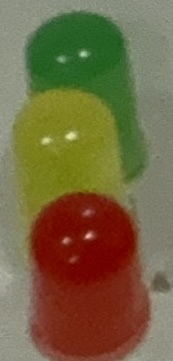
#> input picture py_model/model/opencv/label/off/e148961b-IMG_3134_3.jpg, 173 x 361 px; its folder holds only this picture in this run
$ jupyter execute --allow-errors LED_Model_Combination_Preprocessing.ipynb
#> lines starting #> are read from the running program, lines starting #| are printed output that depends on the picture; after the words box and inside, x2 and y2 are one past the last pixel; in counts of white or black regions, pixels touching at a corner belong together
#> in create_led_csv_dataset, image is the input picture: shape (361, 173, 3); mean B, G, R 65.9, 102.1, 116.5
## 라이브러리 불러오기

[cell 1]
import os
import cv2
import numpy as np
import pandas as pd
import matplotlib.pyplot as plt
import seaborn as sns
from sklearn.model_selection import train_test_split
from sklearn.tree import DecisionTreeClassifier
from sklearn.ensemble import RandomForestClassifier
from sklearn.metrics import classification_report, confusion_matrix, accuracy_score, f1_score
from itertools import permutations, combinations
from tqdm import tqdm
import warnings
import time
import random
warnings.filterwarnings('ignore')

plt.rcParams['font.family'] = 'DejaVu Sans'
plt.rcParams['axes.unicode_minus'] = False

## 전처리 함수 정의

[cell 2]
def preprocess_none(img):
    return cv2.resize(img, (100, 100))

# [26 lines left out: functions preprocess_clahe, preprocess_gamma, preprocess_hsv_boost, preprocess_sharpen, not called in this run]

def preprocess_gaussian_blur(img):
    img = cv2.resize(img, (100, 100))
    return cv2.GaussianBlur(img, (5, 5), 0.5)  # sigma를 1에서 0.5로 변경

# [11 lines left out: function preprocess_circle_detect, not called in this run]

## 특징 추출 함수

[cell 3]
def extract_features(image):
    """LED 특화 확장된 특징 추출 (기존 14개 + 추가 특징들)"""
    gray = cv2.cvtColor(image, cv2.COLOR_BGR2GRAY)
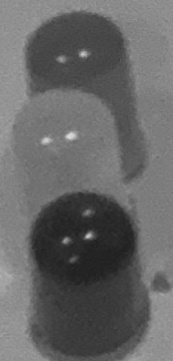
#> gray: shape (361, 173); min 30, max 221, mean 102.3
    hsv = cv2.cvtColor(image, cv2.COLOR_BGR2HSV)
#> hsv: shape (361, 173, 3); mean H, S, V 28.6, 127.6, 125.7
    lab = cv2.cvtColor(image, cv2.COLOR_BGR2LAB)
#> lab: shape (361, 173, 3); mean of channels 0, 1, 2 114.9, 129.2, 152.3

    features = []

    # === 기존 14개 특징 (호환성 유지) ===
    # 밝기 관련 특징 (3개)
    avg_brightness = np.mean(gray)
#> avg_brightness = 102.3
    max_brightness = np.max(gray)
#> max_brightness = 221
    std_brightness = np.std(gray)
#> std_brightness = 34.84
    features.extend([avg_brightness, max_brightness, std_brightness])

    # RGB 평균값 (3개)
    avg_b, avg_g, avg_r = cv2.mean(image)[:3]
#> avg_b = 65.89; avg_g = 102.1; avg_r = 116.5
    features.extend([avg_r, avg_g, avg_b])

    # 색상 비율 계산 (3개)
    def mask_ratio(hsv_img, lower, upper):
#> called with lower = (40, 50, 50), upper = (85, 255, 255)
        mask = cv2.inRange(hsv_img, lower, upper)
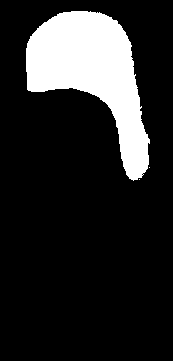
#> mask: shape (361, 173); 16.2% white; 3 white regions (2 under 20 px), largest, box (x1, y1, x2, y2) and area: (26, 11, 150, 181) 10131
        return np.count_nonzero(mask) / (mask.size + 1e-6)

    green_ratio = mask_ratio(hsv, (40, 50, 50), (85, 255, 255))
#> green_ratio = 0.162
    yellow_ratio = mask_ratio(hsv, (20, 50, 50), (35, 255, 255))
#> call 2 of mask_ratio, with lower = (20, 50, 50), upper = (35, 255, 255)
#> in mask_ratio (call 2), `mask = cv2.inRange(hsv_img, lower, upper)`:
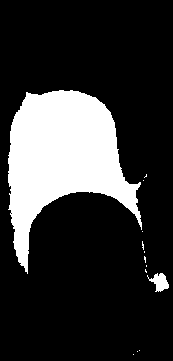
#> mask: shape (361, 173); 20.5% white; 13 white regions (11 under 20 px), largest, box (x1, y1, x2, y2) and area: (8, 90, 142, 274) 12551, (147, 273, 169, 292) 226
#> yellow_ratio = 0.205
    red_ratio = (
        mask_ratio(hsv, (0, 50, 50), (10, 255, 255)) +
        mask_ratio(hsv, (160, 50, 50), (180, 255, 255))
    )
#> call 3 of mask_ratio, with lower = (0, 50, 50), upper = (10, 255, 255)
#> in mask_ratio (call 3), `mask = cv2.inRange(hsv_img, lower, upper)`:
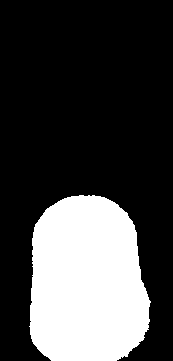
#> mask: shape (361, 173); 27% white; 1 white region, box (x1, y1, x2, y2) and area: (29, 195, 151, 361) 16886
#> in mask_ratio (call 4), `mask = cv2.inRange(hsv_img, lower, upper)`: mask: shape (361, 173); every value is 0
#> red_ratio = 0.27
    features.extend([green_ratio, yellow_ratio, red_ratio])

    # 엣지 관련 특징 (2개)
    edges = cv2.Canny(gray, 100, 200)
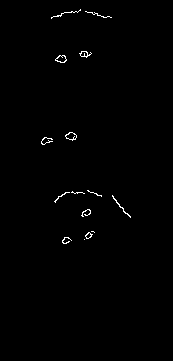
#> edges: shape (361, 173); 0.62% white in thin lines or dots, all inside (x1, y1, x2, y2) = (41, 9, 131, 244)
    edge_count = np.count_nonzero(edges)
#> edge_count = 390
    contours, _ = cv2.findContours(edges, cv2.RETR_EXTERNAL, cv2.CHAIN_APPROX_SIMPLE)
#> contours = 15 contours, 11 with area under 20; largest, box (x1, y1, x2, y2) and area: (65, 132, 77, 141) 60, (55, 55, 67, 63) 56, (79, 51, 92, 58) 36, (85, 232, 93, 239) 26
    contour_area = sum(cv2.contourArea(c) for c in contours)
#> contour_area = 236.5
    features.extend([edge_count, contour_area])

    # HSV 평균값 (3개)
    hue_mean = np.mean(hsv[:, :, 0])
#> hue_mean = 28.6
    saturation_mean = np.mean(hsv[:, :, 1])
#> saturation_mean = 127.6
    value_mean = np.mean(hsv[:, :, 2])
#> value_mean = 125.7
    features.extend([hue_mean, saturation_mean, value_mean])

    # === LED 특화 추가 특징들 ===

    # 밝기 분포 특징 (4개)
    min_brightness = np.min(gray)
#> min_brightness = 30
    brightness_range = max_brightness - min_brightness
#> brightness_range = 191
    brightness_median = np.median(gray)
#> brightness_median = 115
    features.extend([min_brightness, brightness_range, brightness_median])

    # RGB 최대값 및 비율 (6개)
    max_red = np.max(image[:,:,2])
#> max_red = 246
    max_green = np.max(image[:,:,1])
#> max_green = 231
    max_blue = np.max(image[:,:,0])
#> max_blue = 173
    rgb_dominance = np.argmax([avg_r, avg_g, avg_b])  # 0=R, 1=G, 2=B
#> rgb_dominance = 0
    rg_ratio = avg_r / (avg_g + 1e-6)
#> rg_ratio = 1.14
    rb_ratio = avg_r / (avg_b + 1e-6)
#> rb_ratio = 1.77
    features.extend([max_red, max_green, max_blue, rgb_dominance, rg_ratio, rb_ratio])

    # HSV 확장 특징 (3개)
    hue_std = np.std(hsv[:, :, 0])
#> hue_std = 17.29
    saturation_std = np.std(hsv[:, :, 1])
#> saturation_std = 80.49
    saturation_max = np.max(hsv[:, :, 1])
#> saturation_max = 255
    features.extend([hue_std, saturation_std, saturation_max])

    # 색상 마스킹 확장 (3개)
    bright_pixel_ratio = mask_ratio(hsv, (0, 0, 200), (180, 255, 255))
#> in mask_ratio (call 5), `mask = cv2.inRange(hsv_img, lower, upper)`:
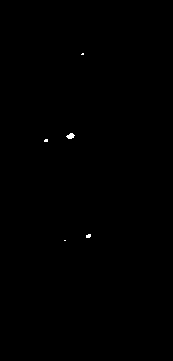
#> mask: shape (361, 173); 0.11% white; 5 white regions (4 under 20 px), largest, box (x1, y1, x2, y2) and area: (66, 133, 75, 139) 35
#> bright_pixel_ratio = 0.00112
    dark_pixel_ratio = mask_ratio(hsv, (0, 0, 0), (180, 255, 50))
#> dark_pixel_ratio = 0
    high_sat_ratio = mask_ratio(hsv, (0, 150, 50), (180, 255, 255))
#> in mask_ratio (call 7), `mask = cv2.inRange(hsv_img, lower, upper)`:
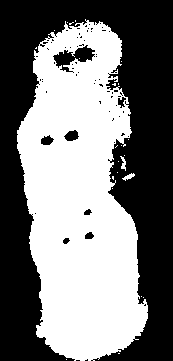
#> mask: shape (361, 173); 48.4% white; 24 white regions (21 under 20 px), largest, box (x1, y1, x2, y2) and area: (17, 19, 148, 361) 30059, (122, 173, 135, 181) 47, (120, 156, 126, 171) 46
#> high_sat_ratio = 0.484
    features.extend([bright_pixel_ratio, dark_pixel_ratio, high_sat_ratio])

    # LED 중심/가장자리 특징 (4개)
    h, w = gray.shape
#> h = 361; w = 173
    center = gray[h//4:3*h//4, w//4:3*w//4]
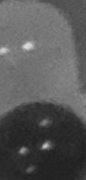
#> center: shape (180, 86); min 30, max 221, mean 87.1
    edge_region = np.concatenate([gray[:h//4, :].flatten(), gray[3*h//4:, :].flatten(),
                                 gray[:, :w//4].flatten(), gray[:, 3*w//4:].flatten()])

    center_brightness = np.mean(center)
#> center_brightness = 87.07
    edge_brightness = np.mean(edge_region)
#> edge_brightness = 112.3
    center_edge_ratio = center_brightness / (edge_brightness + 1e-6)
#> center_edge_ratio = 0.775
    features.extend([center_brightness, edge_brightness, center_edge_ratio])

    # 핫스팟 감지 (2개)
    hotspot_mask = gray > (np.max(gray) * 0.8)
#> hotspot_mask: shape (361, 173) bool; 0.14% white; 5 white regions (3 under 20 px), largest, box (x1, y1, x2, y2) and area: (66, 132, 76, 139) 45, (43, 138, 50, 143) 26
    hotspot_count = np.count_nonzero(hotspot_mask)
#> hotspot_count = 86
    hotspot_ratio = hotspot_count / (gray.size + 1e-6)
#> hotspot_ratio = 0.00138
    features.extend([hotspot_count, hotspot_ratio])

    # 색상 균일성 (1개)
    color_uniformity = 1.0 / (1.0 + np.std(hsv[:,:,0]) + np.std(hsv[:,:,1]))
#> color_uniformity = 0.0101
    features.append(color_uniformity)

    return features

[cell 4]
# [125 lines left out: functions apply_parallel_preprocessing, create_extended_led_dataset, not called in this run]

[cell 5]
# 🚀 올바른 CSV 형태로 LED 데이터셋 생성 (명확한 특징명 포함)
print("=" * 80)
print("🔥 LED 특징 데이터셋 생성 (35개 확장된 특징)")
print("=" * 80)

def create_led_csv_dataset(data_dir, output_csv="led_features_for_training.csv"):
    """
    35개 확장된 특징을 추출하여 CSV 생성 (명확한 특징명 포함)
    이 파일이 기준이 되어 detection.py가 맞춰져야 함
    """
    print(f"🚀 LED CSV 데이터셋 생성: {data_dir}")

    # 라벨 매핑
    label_map = {
        'off': 0,
        'green': 1,
        'yellow': 2,
        'red': 3
    }

    # 35개 확장된 특징의 명확한 컬럼명 정의 (extract_features 함수 순서와 동일)
    feature_columns = [
        # === 기존 14개 특징 (호환성 유지) ===
        # 밝기 관련 특징 (3개)
        'avg_brightness', 'max_brightness', 'std_brightness',

        # RGB 평균값 (3개)
        'avg_red', 'avg_green', 'avg_blue',

        # 색상 비율 계산 (3개)
        'green_ratio', 'yellow_ratio', 'red_ratio',

        # 엣지 관련 특징 (2개)
        'edge_count', 'contour_area',

        # HSV 평균값 (3개)
        'hue_mean', 'saturation_mean', 'value_mean',

        # === LED 특화 추가 특징들 (21개) ===
        # 밝기 분포 특징 (3개)
        'min_brightness', 'brightness_range', 'brightness_median',

        # RGB 최대값 및 비율 (6개)
        'max_red', 'max_green', 'max_blue', 'rgb_dominance', 'rg_ratio', 'rb_ratio',

        # HSV 확장 특징 (3개)
        'hue_std', 'saturation_std', 'saturation_max',

        # 색상 마스킹 확장 (3개)
        'bright_pixel_ratio', 'dark_pixel_ratio', 'high_sat_ratio',

        # LED 중심/가장자리 특징 (3개)
        'center_brightness', 'edge_brightness', 'center_edge_ratio',

        # 핫스팟 감지 (2개)
        'hotspot_count', 'hotspot_ratio',

        # 색상 균일성 (1개)
        'color_uniformity'
    ]

    print(f"🔍 정의된 특징 개수: {len(feature_columns)}개")
    print(f"📋 특징 구성:")
    print(f"   • 기본 특징 (14개): 밝기, RGB, 색상비율, 엣지, HSV")
    print(f"   • 확장 특징 (21개): 밝기분포, RGB확장, HSV확장, 마스킹, 중심/가장자리, 핫스팟, 균일성")

    rows = []

    for label_name in tqdm(os.listdir(data_dir)):
        label_path = os.path.join(data_dir, label_name)
        if not os.path.isdir(label_path) or label_name not in label_map:
            continue

        label = label_map[label_name]
        print(f"\n📂 처리 중: {label_name} 폴더")

        image_files = [f for f in os.listdir(label_path)
                      if f.lower().endswith(('.png', '.jpg', '.jpeg'))]

        for image_file in image_files:
            image_path = os.path.join(label_path, image_file)
            image = cv2.imread(image_path)

            if image is None:
                continue

            # 35개 확장된 특징 추출
            features = extract_features(image)
#> features = 35 values, max 390 at index 9, min 0 at index 20, mean 90.86

            # 특징 개수 검증
            if len(features) != len(feature_columns):
                print(f"⚠️  특징 개수 불일치: 추출={len(features)}, 예상={len(feature_columns)}")
                continue

            # 행 데이터 생성 (특징값들 + 추가 정보)
            row = features + [label, image_file, label_name]
#> row = 38 items, first 6: 102.3, 221, 34.84, 116.5, 102.1, 65.89
            rows.append(row)

    # DataFrame 생성
    if rows:
        # 컬럼명: 명확한 특징명들 + 추가 정보
        columns = feature_columns + ['label', 'image_name', 'label_name']
        df = pd.DataFrame(rows, columns=columns)
#> df = table of 1 rows and 38 columns

        # CSV 저장
        df.to_csv(output_csv, index=False)

        print(f"\n✅ CSV 데이터셋 생성 완료!")
        print(f"📊 총 샘플 수: {len(df)}")
#| 📊 총 샘플 수: 1
        print(f"📊 특징 수: {len(feature_columns)}")
        print(f"📊 컬럼 구조:")
        print(f"   특징 컬럼: {feature_columns}")
        print(f"   추가 컬럼: ['label', 'image_name', 'label_name']")
        print(f"📊 라벨 분포:")
        print(df['label'].value_counts().sort_index())
#| label
#| 0    1
#| Name: count, dtype: int64
        print(f"📊 저장 위치: {output_csv}")

        # 처음 몇 행 미리보기 (기본 특징들만)
        print(f"\n📋 데이터 미리보기 (기본 14개 특징):")
        basic_features = feature_columns[:14] + ['label', 'label_name']
        print(df[basic_features].head(3))
#> (printed output is left out)

        # 확장 특징 미리보기
        print(f"\n📋 확장 특징 미리보기 (21개 추가 특징 중 일부):")
        extended_features = feature_columns[14:20] + ['label', 'label_name']
        print(df[extended_features].head(3))
#> (printed output is left out)

        return df
    else:
        print("❌ 처리된 이미지가 없습니다.")
        return None

# 실행
data_dir = 'label'

csv_df = create_led_csv_dataset(
    data_dir=data_dir,
    output_csv="led_features_for_training.csv"
)
#> csv_df = table of 1 rows and 38 columns

if csv_df is not None:
    print(f"\n🎯 생성된 CSV 정보:")
    print(f"   • 파일명: led_features_for_training.csv")
    print(f"   • 형태: {csv_df.shape}")
#|    • 형태: (1, 38)
    print(f"   • 기준 특징: 35개 (기본 14개 + 확장 21개)")
    print(f"   • 이제 detection.py를 이 35개 특징에 맞춰 수정해야 합니다!")
    print(f"   🔗 detection.py 수정 사항:")
    print(f"      1. _extract_features 함수를 35개 특징 반환하도록 수정")
    print(f"      2. 규칙 기반 판단에서 새로운 특징들 활용")
else:
    print("❌ CSV 생성 실패")

print("=" * 80)

[cell 6]
# 🤖 35개 특징으로 새로운 LGBM 모델 훈련
print("=" * 80)
print("🤖 LGBM 모델 훈련 (35개 확장된 특징)")
print("=" * 80)

import lightgbm as lgb
from sklearn.model_selection import train_test_split, cross_val_score
from sklearn.metrics import classification_report, confusion_matrix, accuracy_score
import joblib
import matplotlib.pyplot as plt
import seaborn as sns

def train_lgbm_model(csv_file="led_features_for_training.csv"):
    """35개 특징으로 LGBM 모델 훈련"""
#> called with csv_file = 'led_features_for_training.csv'

    print(f"📂 CSV 파일 로드: {csv_file}")

    # CSV 파일 로드
    df = pd.read_csv(csv_file)
    print(f"📊 데이터 형태: {df.shape}")
    print(f"📊 라벨 분포:")
    print(df['label'].value_counts().sort_index())

    # 특징과 라벨 분리
    feature_columns = [col for col in df.columns if col.startswith(('avg_', 'max_', 'std_', 'min_', 'green_', 'yellow_', 'red_', 'edge_', 'contour_', 'hue_', 'saturation_', 'value_', 'brightness_', 'rgb_', 'rg_', 'rb_', 'bright_', 'dark_', 'high_', 'center_', 'hotspot_', 'color_'))]

    print(f"🔍 감지된 특징 컬럼: {len(feature_columns)}개")
    print(f"📋 특징 목록:")
    for i, col in enumerate(feature_columns, 1):
        print(f"   {i:2d}. {col}")

    X = df[feature_columns]
    y = df['label']

    # 데이터 분할
    print(f"\n🔄 데이터 분할 중...")
    X_train, X_test, y_train, y_test = train_test_split(
        X, y, test_size=0.2, random_state=42, stratify=y
    )

    print(f"📊 훈련 세트: {X_train.shape[0]}개")
    print(f"📊 테스트 세트: {X_test.shape[0]}개")

    # LGBM 모델 설정
    print(f"\n⚙️  LGBM 모델 설정...")
    lgbm_params = {
        'objective': 'multiclass',
        'num_class': 4,
        'metric': 'multi_logloss',
        'boosting_type': 'gbdt',
        'num_leaves': 31,
        'learning_rate': 0.1,
        'feature_fraction': 0.9,
        'bagging_fraction': 0.8,
        'bagging_freq': 5,
        'verbose': 0,
        'random_state': 42
    }

    # 모델 훈련
    print(f"🚀 LGBM 모델 훈련 시작...")
    model = lgb.LGBMClassifier(**lgbm_params)
    model.fit(X_train, y_train)

    # 예측 및 평가
    print(f"🔮 모델 평가 중...")
    train_pred = model.predict(X_train)
    test_pred = model.predict(X_test)

    train_accuracy = accuracy_score(y_train, train_pred)
    test_accuracy = accuracy_score(y_test, test_pred)

    print(f"\n📊 모델 성능:")
    print(f"   훈련 정확도: {train_accuracy:.4f}")
    print(f"   테스트 정확도: {test_accuracy:.4f}")

    # 분류 리포트
    print(f"\n📋 상세 분류 리포트:")
    label_names = ['off', 'green', 'yellow', 'red']
    print(classification_report(y_test, test_pred, target_names=label_names))

    # 혼동 행렬
    print(f"\n🔀 혼동 행렬:")
    cm = confusion_matrix(y_test, test_pred)
    print(cm)

    # 특징 중요도
    print(f"\n🎯 상위 10개 중요한 특징:")
    feature_importance = model.feature_importances_
    importance_df = pd.DataFrame({
        'feature': feature_columns,
        'importance': feature_importance
    }).sort_values('importance', ascending=False)

    for i, (_, row) in enumerate(importance_df.head(10).iterrows()):
        print(f"   {i+1:2d}. {row['feature']:20s}: {row['importance']:.4f}")

    # 모델 저장
    model_path = "../ml/best_lgbm_model_35features.pkl"
    print(f"\n💾 모델 저장 중: {model_path}")
    try:
        joblib.dump(model, model_path)
        print(f"✅ 모델 저장 완료!")
    except Exception as e:
        print(f"⚠️  모델 저장 실패: {e}")
        # 현재 디렉토리에 저장 시도
        local_path = "best_lgbm_model_35features.pkl"
        joblib.dump(model, local_path)
        print(f"✅ 현재 디렉토리에 저장: {local_path}")

    # 혼동 행렬 시각화
    plt.figure(figsize=(8, 6))
    sns.heatmap(cm, annot=True, fmt='d', cmap='Blues',
                xticklabels=label_names, yticklabels=label_names)
    plt.title('Confusion Matrix - LGBM with 35 Features')
    plt.ylabel('True Label')
    plt.xlabel('Predicted Label')
    plt.tight_layout()
    plt.show()

    # 특징 중요도 시각화
    plt.figure(figsize=(10, 8))
    top_features = importance_df.head(15)
    plt.barh(range(len(top_features)), top_features['importance'])
    plt.yticks(range(len(top_features)), top_features['feature'])
    plt.xlabel('Feature Importance')
    plt.title('Top 15 Feature Importance - LGBM')
    plt.gca().invert_yaxis()
    plt.tight_layout()
    plt.show()

    return model, test_accuracy, importance_df

# 모델 훈련 실행
#> (the rest of this cell did not finish here and is left out)
